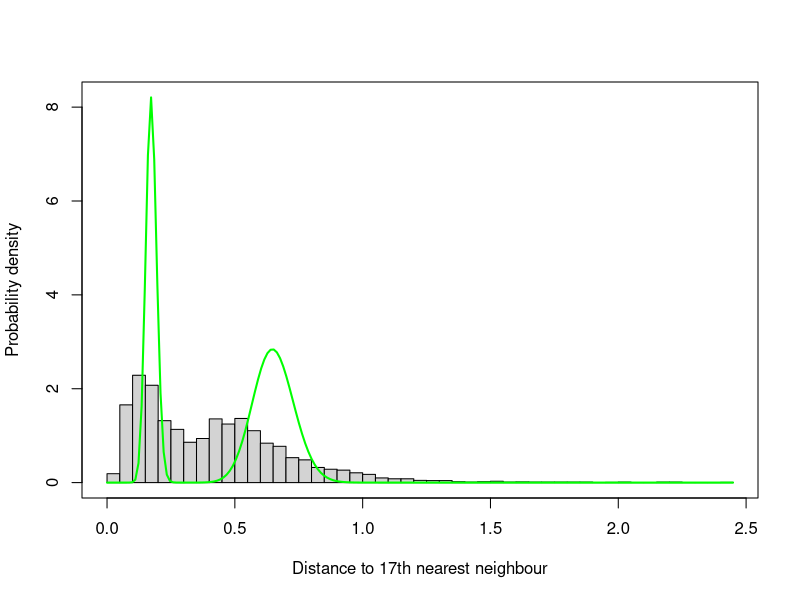
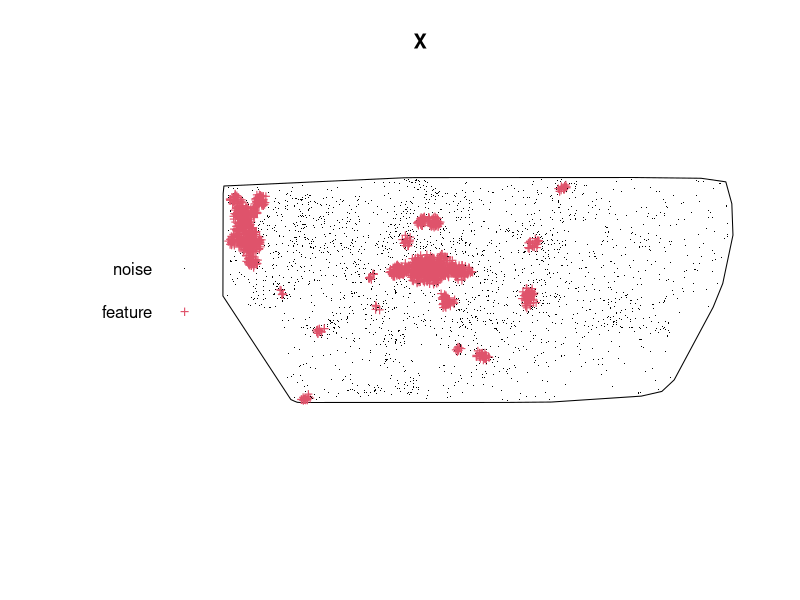
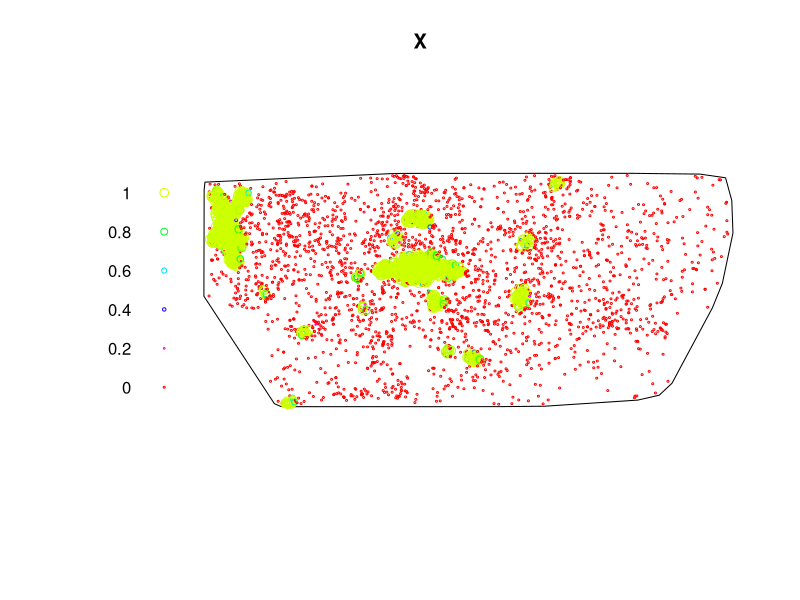
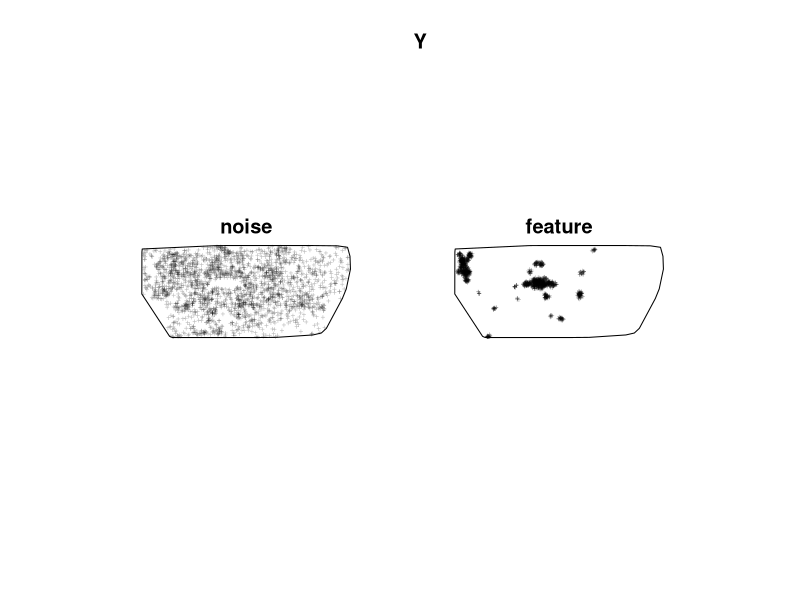
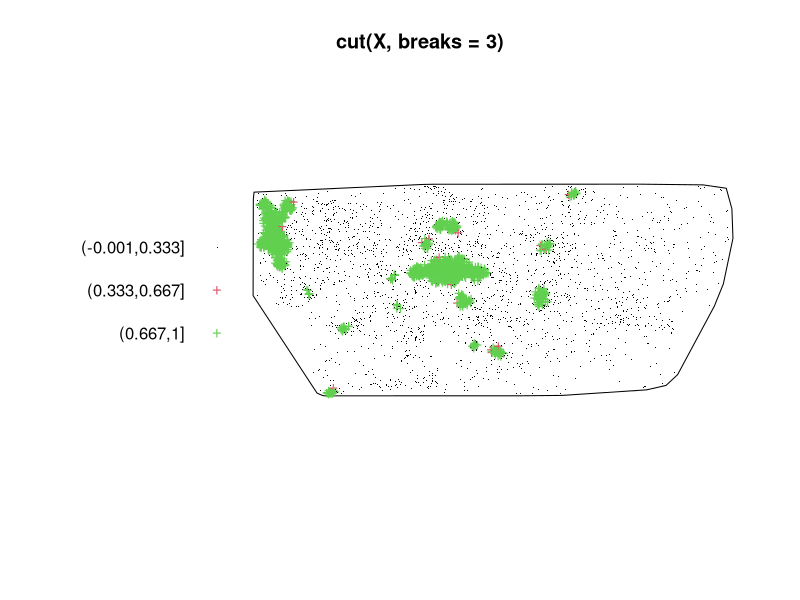

Here is the R script that generated these plots, in order:
library(spatstat)


### Name: nnclean
### Title: Nearest Neighbour Clutter Removal
### Aliases: nnclean nnclean.ppp nnclean.pp3
### Keywords: spatial classif

### ** Examples

  data(shapley)
  X <- nnclean(shapley, k=17, plothist=TRUE)
  plot(X, which.marks=1, chars=c(".", "+"), cols=1:2)
  plot(X, which.marks=2, cols=function(x)hsv(0.2+0.8*(1-x),1,1))
  Y <- split(X, un=TRUE)
  plot(Y, chars="+", cex=0.5)
  marks(X) <- marks(X)$prob
  plot(cut(X, breaks=3), chars=c(".", "+", "+"), cols=1:3)
